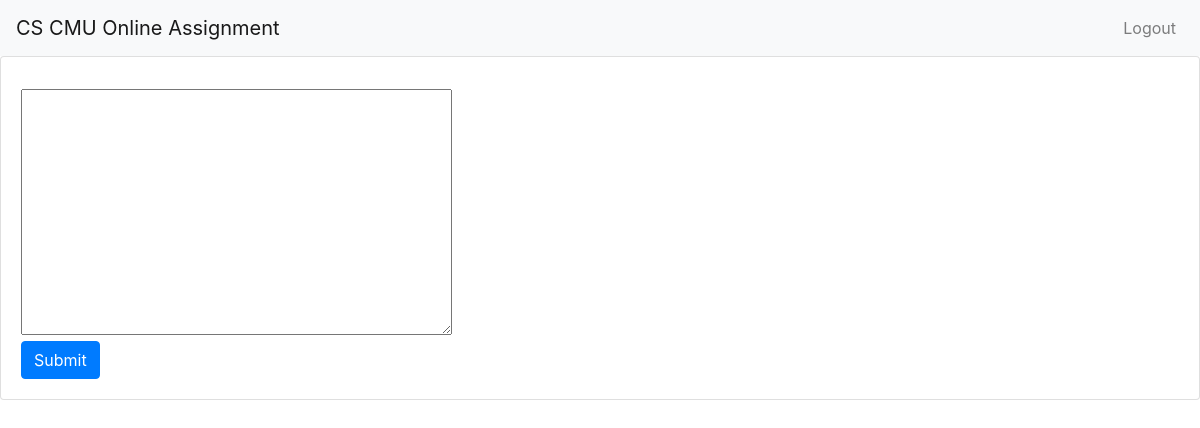
Before: /assignment/subject3/204100/1/5/ with the older database file.
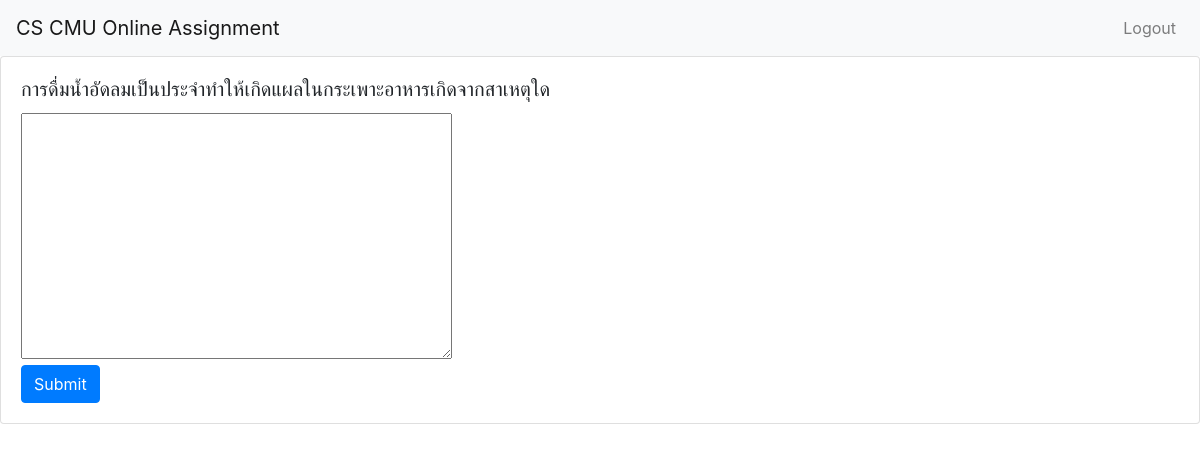
After: the same page with the newer database file.
### assignment/models.py (models this page shows, shortened)
class Question(models.Model):
    matching = 'M'
    choice = 'C'
    open_ended = 'O'
    question_type = (
        (matching, 'Matching'),
        (choice, 'Choices'),
        (open_ended, 'Open-ended')
    )
    no = models.IntegerField()
    assignment = models.ForeignKey(Assignment, on_delete=models.CASCADE)
    qtype = models.CharField(max_length=1, choices=question_type)
    topic = models.CharField(max_length=1000)
    score = models.FloatField()
    class Meta:
        unique_together = (("no", "assignment"))

### assignment/views/do_assignment.py (the view, shortened to what this page needs)
# urls.py: path('subject3/<int:subject>/<int:id>/<int:no>/',views.DoOpenended.as_view(), name='openended'),
class DoOpenended(generic.CreateView):
    template_name = 'student/openended.html'
    form_class = OpenEndedAnswer
    model = StudentOpenEndedAnswer
    def get_context_data(self, **kwargs):
        context = super( DoOpenended, self).get_context_data(**kwargs)
        code = self.kwargs['subject']
        ass_id = self.kwargs['id']
        no_id = self.kwargs['no']
        context['questions'] = Question.objects.filter(assignment = ass_id,no = no_id )
        return context

### assignment/forms.py (shortened to what this page needs)
class OpenEndedAnswer(forms.ModelForm):
    answer = forms.CharField(widget=forms.Textarea(attrs={'class': 'textarea'}))
    class Meta:
        model = StudentOpenEndedAnswer
        fields = [
            'answer'
        ]

### assignment/templates/student/openended.html (shortened to what this page needs)
{% extends "base.html" %}
{% load staticfiles %}
{% block body %}
<form class="controls" method="post">
    <div class="card" style="width: 100%">
        <div class="card-body">
            <h5 class="card-title">{{questions.0.topic}}</h5>
            {% for field in form %}
                {{ field }}
            {% endfor %}
            <br>
            <button class="btn btn-primary" type="submit">Submit</button>
        </div>
    </div>
</form>
{% endblock %}

Changed rows visible on the page:
added Question: topic "การดื่มน้ำอัดลมเป็นประจำทำให้เกิดแผลในกระเพาะอาหารเกิดจากสาเหตุใด"
